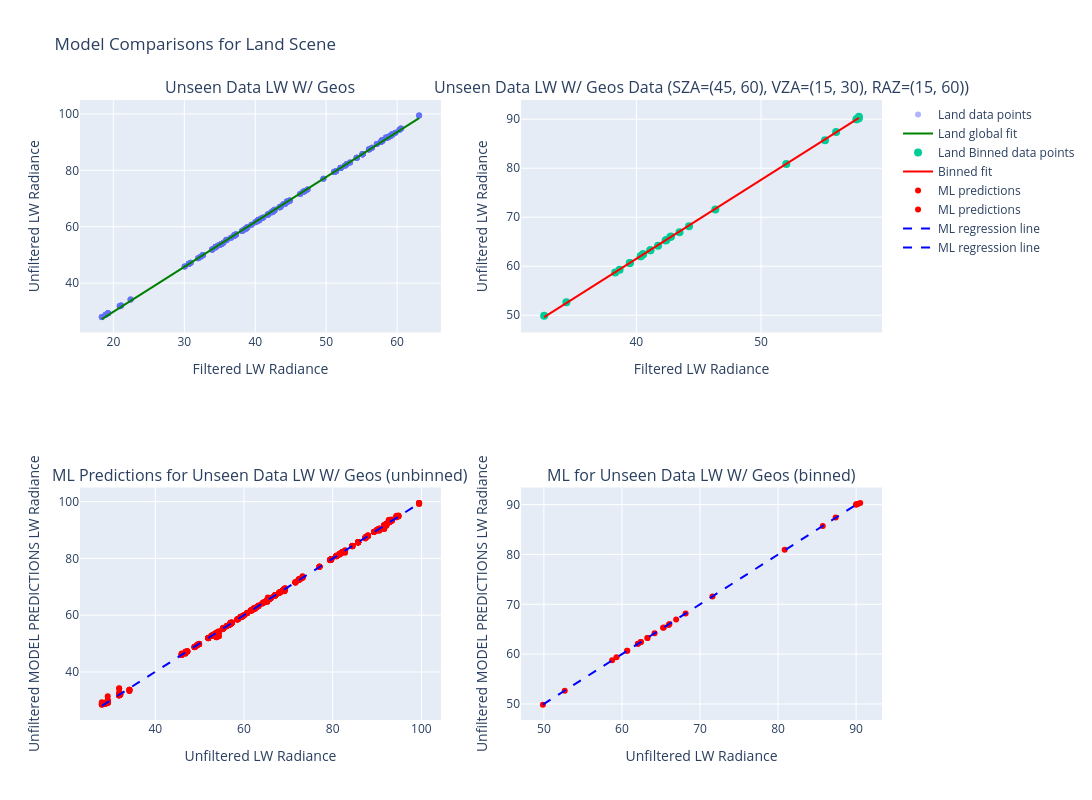

Here is the notebook cell this chart was saved with:
### Code cell
compare_global_vs_bin_fit_interactive(
    test_lw_geos_ds,
    scene="Land",
    sza_range=(45,60),
    vza_range=(15,30),
    raz_range=(15,60),
    degree=1,
    ml_model=lw_bm_with_geos["Final_Model"],
    name="Unseen Data LW W/ Geos",
    ml_features=["SZA", 'VZA', 'RAZ', 'Longwave Filtered Rads (Integrated)', 'M1', 'M2', 'M3', 'M4', 'I1', 'M5', 'DNB', 'M6', 'I2', 'M7', 'M8', 'M9', 'I3', 'M10', 'M11'],
    is_sw=False
)

### Figure 1 — Plotly figure (JSON) as saved in the notebook; plotly's stock layout.template omitted (floating-point values rounded to 4 significant figures; data arrays with more than 128 entries replaced by an {"elided": "..."} marker saying what was removed)
{"data": [{"hovertemplate": "Filtered: %{x:.2f}<br>Unfiltered: %{y:.2f}", "marker": {"opacity": 0.5, "size": 6}, "mode": "markers", "name": "Land data points", "type": "scatter", "x": {"elided": "620 float values"}, "xaxis": "x", "y": {"elided": "620 float values"}, "yaxis": "y"}, {"line": {"color": "green", "width": 2}, "mode": "lines", "name": "Land global fit", "type": "scatter", "x": {"elided": "620 float values"}, "xaxis": "x", "y": {"elided": "620 float values"}, "yaxis": "y"}, {"hovertemplate": "Filtered: %{x:.2f}<br>Unfiltered: %{y:.2f}", "marker": {"size": 8}, "mode": "markers", "name": "Land Binned data points", "type": "scatter", "x": [42.4, 42.78, 41.13, 40.35, 40.54, 39.47, 42.34, 42.72, 41.13, 40.35, 40.54, 39.47, 55.14, 44.23, 38.66, 32.6, 52.03, 43.46, 38.3, 46.34, 34.38, 57.86, 56.03, 41.74, 57.83, 57.67, 57.84, 57.67], "xaxis": "x2", "y": [65.36, 66.08, 63.27, 62.05, 62.42, 60.67, 65.27, 65.99, 63.26, 62.05, 62.42, 60.67, 85.73, 68.16, 59.3, 49.87, 80.85, 66.94, 58.74, 71.6, 52.67, 90.53, 87.38, 64.18, 90.18, 90.0, 90.18, 90.0], "yaxis": "y2"}, {"line": {"color": "red", "width": 2}, "mode": "lines", "name": "Binned fit", "type": "scatter", "x": [32.6, 34.38, 38.3, 38.66, 39.47, 39.47, 40.35, 40.35, 40.54, 40.54, 41.13, 41.13, 41.74, 42.34, 42.4, 42.72, 42.78, 43.46, 44.23, 46.34, 52.03, 55.14, 56.03, 57.67, 57.67, 57.83, 57.84, 57.86], "xaxis": "x2", "y": [49.62, 52.48, 58.79, 59.36, 60.67, 60.67, 62.09, 62.09, 62.38, 62.39, 63.33, 63.33, 64.32, 65.29, 65.39, 65.9, 66.0, 67.09, 68.32, 71.72, 80.88, 85.87, 87.3, 89.94, 89.94, 90.21, 90.21, 90.25], "yaxis": "y2"}, {"hovertemplate": "Unfiltered: %{x:.2f}<br>Predicted: %{y:.2f}", "marker": {"color": "red", "size": 6}, "mode": "markers", "name": "ML predictions", "type": "scatter", "x": {"elided": "620 float values"}, "xaxis": "x3", "y": {"elided": "620 float values"}, "yaxis": "y3"}, {"hovertemplate": "Unfiltered: %{x:.2f}<br>Predicted: %{y:.2f}", "marker": {"color": "red", "size": 6}, "mode": "markers", "name": "ML predictions", "type": "scatter", "x": [65.36, 66.08, 63.27, 62.05, 62.42, 60.67, 65.27, 65.99, 63.26, 62.05, 62.42, 60.67, 85.73, 68.16, 59.3, 49.87, 80.85, 66.94, 58.74, 71.6, 52.67, 90.53, 87.38, 64.18, 90.18, 90.0, 90.18, 90.0], "xaxis": "x4", "y": [65.35, 66.05, 63.25, 62.07, 62.44, 60.69, 65.28, 65.85, 63.25, 62.08, 62.44, 60.69, 85.69, 68.14, 59.39, 49.87, 80.96, 66.95, 58.8, 71.56, 52.63, 90.35, 87.44, 64.18, 90.13, 90.09, 90.15, 89.97], "yaxis": "y4"}, {"line": {"color": "blue", "dash": "dash", "width": 2}, "mode": "lines", "name": "ML regression line", "type": "scatter", "x": {"elided": "620 float values"}, "xaxis": "x3", "y": {"elided": "620 float values"}, "yaxis": "y3"}, {"line": {"color": "blue", "dash": "dash", "width": 2}, "mode": "lines", "name": "ML regression line", "type": "scatter", "x": [49.87, 52.67, 58.74, 59.3, 60.67, 60.67, 62.05, 62.05, 62.42, 62.42, 63.26, 63.27, 64.18, 65.27, 65.36, 65.99, 66.08, 66.94, 68.16, 71.6, 80.85, 85.73, 87.38, 90.0, 90.0, 90.18, 90.18, 90.53], "xaxis": "x4", "y": [49.88, 52.68, 58.75, 59.31, 60.68, 60.68, 62.05, 62.05, 62.43, 62.43, 63.27, 63.27, 64.18, 65.27, 65.36, 65.99, 66.08, 66.94, 68.15, 71.59, 80.84, 85.71, 87.37, 89.99, 89.99, 90.16, 90.16, 90.51], "yaxis": "y4"}], "layout": {"annotations": [{"font": {"size": 16}, "showarrow": false, "text": "Unseen Data LW W/ Geos", "x": 0.225, "xanchor": "center", "xref": "paper", "y": 1, "yanchor": "bottom", "yref": "paper"}, {"font": {"size": 16}, "showarrow": false, "text": "Unseen Data LW W/ Geos Data (SZA=(45, 60), VZA=(15, 30), RAZ=(15, 60))", "x": 0.775, "xanchor": "center", "xref": "paper", "y": 1, "yanchor": "bottom", "yref": "paper"}, {"font": {"size": 16}, "showarrow": false, "text": "ML Predictions for Unseen Data LW W/ Geos (unbinned)", "x": 0.225, "xanchor": "center", "xref": "paper", "y": 0.375, "yanchor": "bottom", "yref": "paper"}, {"font": {"size": 16}, "showarrow": false, "text": "ML for Unseen Data LW W/ Geos (binned)", "x": 0.775, "xanchor": "center", "xref": "paper", "y": 0.375, "yanchor": "bottom", "yref": "paper"}], "height": 800, "showlegend": true, "title": {"text": "Model Comparisons for Land Scene"}, "width": 1200, "xaxis": {"anchor": "y", "domain": [0, 0.45], "title": {"text": "Filtered LW Radiance"}}, "xaxis2": {"anchor": "y2", "domain": [0.55, 1], "title": {"text": "Filtered LW Radiance"}}, "xaxis3": {"anchor": "y3", "domain": [0, 0.45], "title": {"text": "Unfiltered LW Radiance"}}, "xaxis4": {"anchor": "y4", "domain": [0.55, 1], "title": {"text": "Unfiltered LW Radiance"}}, "yaxis": {"anchor": "x", "domain": [0.625, 1], "title": {"text": "Unfiltered LW Radiance"}}, "yaxis2": {"anchor": "x2", "domain": [0.625, 1], "title": {"text": "Unfiltered LW Radiance"}}, "yaxis3": {"anchor": "x3", "domain": [0, 0.375], "title": {"text": "Unfiltered MODEL PREDICTIONS LW Radiance"}}, "yaxis4": {"anchor": "x4", "domain": [0, 0.375], "title": {"text": "Unfiltered MODEL PREDICTIONS LW Radiance"}}}}
